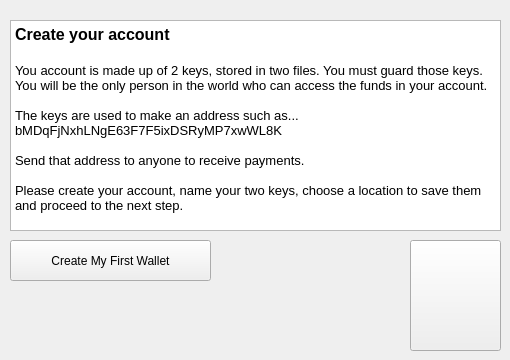
   <widget class="QWidget" name="page_3">
    <widget class="QPushButton" name="FirstWallet">
     <property name="geometry">
      <rect>
       <x>10</x>
       <y>240</y>
       <width>201</width>
       <height>41</height>
      </rect>
     </property>
     <property name="text">
      <string>Create My First Wallet</string>
     </property>
    </widget>
    <widget class="QTextEdit" name="CreateText">
     <property name="geometry">
      <rect>
       <x>10</x>
       <y>20</y>
       <width>491</width>
       <height>211</height>
      </rect>
     </property>
     <property name="html">
      <string>&lt;!DOCTYPE HTML PUBLIC &quot;-//W3C//DTD HTML 4.0//EN&quot; &quot;http://www.w3.org/TR/REC-html40/strict.dtd&quot;&gt;
&lt;html&gt;&lt;head&gt;&lt;meta name=&quot;qrichtext&quot; content=&quot;1&quot; /&gt;&lt;style type=&quot;text/css&quot;&gt;
p, li { white-space: pre-wrap; }
&lt;/style&gt;&lt;/head&gt;&lt;body style=&quot; font-family:'MS Shell Dlg 2'; font-size:8.25pt; font-weight:400; font-style:normal;&quot;&gt;
&lt;p style=&quot; margin-top:0px; margin-bottom:0px; margin-left:0px; margin-right:0px; -qt-block-indent:0; text-indent:0px;&quot;&gt;&lt;span style=&quot; font-size:12pt; font-weight:600;&quot;&gt;Create your account&lt;/span&gt;&lt;/p&gt;
&lt;p style=&quot;-qt-paragraph-type:empty; margin-top:0px; margin-bottom:0px; margin-left:0px; margin-right:0px; -qt-block-indent:0; text-indent:0px; font-size:12pt; font-weight:600;&quot;&gt;&lt;br /&gt;&lt;/p&gt;
&lt;p style=&quot; margin-top:0px; margin-bottom:0px; margin-left:0px; margin-right:0px; -qt-block-indent:0; text-indent:0px;&quot;&gt;&lt;span style=&quot; font-size:10pt;&quot;&gt;You account is made up of 2 keys, stored in two files. You must guard those keys. You will be the only person in the world who can access the funds in your account.&lt;/span&gt;&lt;/p&gt;
&lt;p style=&quot;-qt-paragraph-type:empty; margin-top:0px; margin-bottom:0px; margin-left:0px; margin-right:0px; -qt-block-indent:0; text-indent:0px; font-size:10pt;&quot;&gt;&lt;br /&gt;&lt;/p&gt;
&lt;p style=&quot; margin-top:0px; margin-bottom:0px; margin-left:0px; margin-right:0px; -qt-block-indent:0; text-indent:0px;&quot;&gt;&lt;span style=&quot; font-size:10pt;&quot;&gt;The keys are used to make an address such as... bMDqFjNxhLNgE63F7F5ixDSRyMP7xwWL8K&lt;/span&gt;&lt;/p&gt;
&lt;p style=&quot;-qt-paragraph-type:empty; margin-top:0px; margin-bottom:0px; margin-left:0px; margin-right:0px; -qt-block-indent:0; text-indent:0px; font-size:10pt;&quot;&gt;&lt;br /&gt;&lt;/p&gt;
&lt;p style=&quot; margin-top:0px; margin-bottom:0px; margin-left:0px; margin-right:0px; -qt-block-indent:0; text-indent:0px;&quot;&gt;&lt;span style=&quot; font-size:10pt;&quot;&gt;Send that address to anyone to receive payments.&lt;/span&gt;&lt;/p&gt;
&lt;p style=&quot;-qt-paragraph-type:empty; margin-top:0px; margin-bottom:0px; margin-left:0px; margin-right:0px; -qt-block-indent:0; text-indent:0px; font-size:10pt;&quot;&gt;&lt;br /&gt;&lt;/p&gt;
&lt;p style=&quot; margin-top:0px; margin-bottom:0px; margin-left:0px; margin-right:0px; -qt-block-indent:0; text-indent:0px;&quot;&gt;&lt;span style=&quot; font-size:10pt;&quot;&gt;Please create your account, name your two keys, choose a location to save them and proceed to the next step.&lt;/span&gt;&lt;/p&gt;&lt;/body&gt;&lt;/html&gt;</string>
     </property>
    </widget>
    <widget class="QPushButton" name="KeysIcon">
     <property name="geometry">
      <rect>
       <x>410</x>
       <y>240</y>
       <width>91</width>
       <height>111</height>
      </rect>
     </property>
     <property name="text">
      <string/>
     </property>
     <property name="icon">
      <iconset>
       <normaloff>:/images/Keys.png</normaloff>:/images/Keys.png</iconset>
     </property>
     <property name="iconSize">
      <size>
       <width>100</width>
       <height>100</height>
      </size>
     </property>
    </widget>
   </widget>
